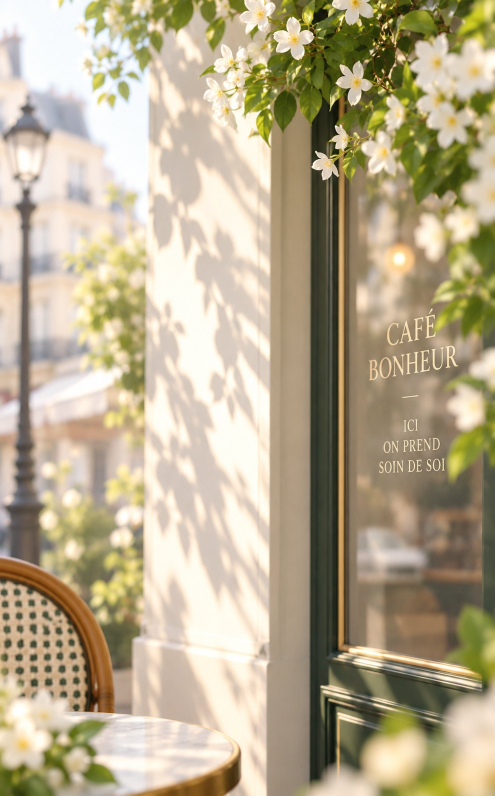
#> input picture src/assets/images/fond-brasserie.jpg, 989 x 1591 px (shown at 1/2 size)
$ python palette-fonds.py
#> lines starting #> are read from the running program, lines starting #| are printed output that depends on the picture
#!/usr/bin/env python3
"""
LA PALETTE DE CHAQUE FOND DE PAGE (2026-09-20 au soir, « a part le theme
par defaut, calcule changement couleur logo et header selon image de fond
choisie ») : pour chaque fond sauf le fond par défaut (« Fleurs »), ce script
LIT L'IMAGE et en tire la teinte dominante vive, puis écrit, dans
`src/themes/fonds-palette.css`, les jetons du logo et de l'entête pour
`.page--fond-<id>` — les mêmes jetons que le ciel de la V1 rebranchait le
2026-09-20 : les trois bleus de la pastille, l'encre de G et LOW, l'accent
de L/P/1 et de la devise, l'encre des pastilles de l'entête — et l'encre
des textes posés à même le fond (le salut, le titre de page).

CALCULÉ ICI, UNE FOIS, PAS DANS LE NAVIGATEUR : le résultat est une feuille
de jetons lisible et versionnée, qu'on peut relire, corriger, et qui ne
coûte rien à l'écran. Se relance à chaque fond ajouté :

    python3 scripts/palette-fonds.py

La teinte : l'angle moyen (vectoriel) des pixels vifs — saturation et
valeur assez hautes —, pondéré par leur saturation ; un fond sans pixel vif
(gris, blanc) prend une teinte neutre. Le clair ou le sombre : la
luminance moyenne du haut de l'image, là où l'entête se pose — sombre, les
encres s'inversent en clair.
"""
from __future__ import annotations

import colorsys
import math
from pathlib import Path

from PIL import Image

RACINE = Path(__file__).resolve().parent.parent
IMAGES = RACINE / 'src' / 'assets' / 'images'
SORTIE = RACINE / 'src' / 'themes' / 'fonds-palette.css'

# Les fonds, par identifiant de `src/app/fonds.ts`, et leur fichier. Le fond
# par défaut, `photo` (Fleurs), garde les couleurs du thème : il n'est pas là.
FONDS = {
    'ciel': 'fond-brasserie.jpg',
    'nature-printaniere': 'fond-nature-printaniere.jpg',
    'coucher-de-soleil': 'fond-coucher-de-soleil.jpg',
    'bord-de-mer': 'fond-bord-de-mer.jpg',
    'foret': 'fond-foret.jpg',
    'cafe-parisien': 'fond-cafe-parisien.jpg',
    'nuit-etoilee': 'fond-nuit-etoilee.jpg',
    'minimaliste-clair': 'fond-minimaliste-clair.jpg',
    'aquarelle': 'fond-aquarelle.jpg',
    'montagnes': 'fond-montagnes.jpg',
    'abstrait-glow': 'fond-abstrait-glow.jpg',
}


def teinte_dominante(image: Image.Image) -> tuple[float, float]:
    """L'angle de teinte dominant (0–360) des pixels vifs, et la part de pixels
    vifs (0–1). Moyenne vectorielle pondérée par la saturation : deux teintes
    voisines se renforcent, deux opposées s'annulent — pas d'histogramme à
    cases arbitraires."""
    petite = image.convert('RGB').resize((96, int(96 * image.height / image.width)))
    pixels = petite.load()
    x = y = 0.0
    vifs = 0
    total = 0
    for r, g, b in (pixels[i, j] for j in range(petite.height) for i in range(petite.width)):
        total += 1
        h, s, v = colorsys.rgb_to_hsv(r / 255, g / 255, b / 255)
        if s < 0.28 or v < 0.25:
            continue
        vifs += 1
        x += s * math.cos(h * 2 * math.pi)
        y += s * math.sin(h * 2 * math.pi)
    if vifs == 0:
        return 210.0, 0.0
    angle = math.degrees(math.atan2(y, x)) % 360
    return angle, vifs / total


def luminance_du_haut(image: Image.Image) -> float:
    """La luminance moyenne (0–1) du quart supérieur : là où l'entête se pose."""
    petite = image.convert('RGB').resize((64, 64))
    pixels = petite.load()
    valeurs = [pixels[i, j] for j in range(16) for i in range(64)]
    return sum(0.2126 * r + 0.7152 * g + 0.0722 * b for r, g, b in valeurs) / (len(valeurs) * 255)


def hsl(h: float, s: float, l: float) -> str:
    """Une couleur CSS `hsl()`, arrondie."""
    return f'hsl({round(h)} {round(s * 100)}% {round(l * 100)}%)'


def palette(h: float, part_vive: float, sombre: bool) -> dict[str, str]:
    """Les jetons pour une teinte. Peu de pixels vifs : la palette se désature
    d'autant, pour ne pas peindre un logo criard sur un fond doux."""
    s = 0.35 + 0.45 * min(1.0, part_vive * 2)
    if sombre:
        # Les pastilles de l'entête restent blanches à encre sombre : leur
        # encre n'est pas touchée. Les textes à même le fond passent en clair.
        return {
            '--logo-from': hsl(h, s, 0.55),
            '--logo-via': hsl(h, s, 0.38),
            '--logo-to': hsl(h, s * 0.8, 0.82),
            '--marque-degrade-debut': hsl(h, s * 0.5, 0.96),
            '--marque-degrade-fin': hsl(h, s * 0.5, 0.96),
            '--marque-accent': hsl(h, s * 0.7, 0.82),
            '--devise-encre': hsl(h, s * 0.7, 0.82),
            '--fond-encre': hsl(h, s * 0.4, 0.97),
        }
    encre = hsl(h, s * 0.8, 0.16)
    return {
        '--logo-from': hsl(h, s, 0.48),
        '--logo-via': hsl(h, s, 0.28),
        '--logo-to': hsl(h, s * 0.8, 0.72),
        '--marque-degrade-debut': encre,
        '--marque-degrade-fin': encre,
        '--marque-accent': hsl(h, s, 0.32),
        '--devise-encre': hsl(h, s, 0.32),
        '--rond-encre': hsl(h, s * 0.8, 0.2),
        '--fond-encre': encre,
    }


def main() -> None:
    lignes = [
        '/* ENGENDRÉ PAR `scripts/palette-fonds.py` — ne pas éditer à la main, relancer',
        '   le script. LA PALETTE DE CHAQUE FOND (2026-09-20 au soir, « a part le',
        '   theme par defaut, calcule changement couleur logo et header selon image',
        "   de fond choisie ») : les jetons du logo et de l'entête, tirés de la",
        "   teinte dominante vive de l'image ; encres claires sur un haut d'image",
        '   sombre. Le fond par défaut, « Fleurs », garde les couleurs du thème.',
        "   Deux classes, comme `.page--fond-<id>` : pour battre la feuille du",
        '   thème. */',
        '',
    ]
    for identifiant, fichier in FONDS.items():
        image = Image.open(IMAGES / fichier)
#> image is the input picture: PIL image 989x1591 RGB; mean R, G, B 183.2, 170.8, 142.1
        h, part = teinte_dominante(image)
#> in teinte_dominante, `petite = image.convert('RGB').resize((96, int(96 * image.height / imag..`:
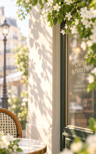
#> petite: PIL image 96x154 RGB; mean R, G, B 183.2, 170.8, 142.1
#> the loop in teinte_dominante, `for r, g, b in (pixels[i, j] for j in range(petite.height) for i in ra..` made 14784 passes
#> (r, g, b, h, s, v, x, y) on passes 12, 19, 20: (238, 232, 170, 0.152, 0.286, 0.933, 0.165, 0.233), (197, 196, 105, 0.165, 0.467, 0.773, 0.403, 0.635), (160, 161, 82, 0.169, 0.491, 0.631, 0.643, 1.06)
#> after the loop in teinte_dominante, `for r, g, b in (pixels[i, j] for j in range(petite.height) for i in ra..`: total = 14784; vifs = 5340; x = 1551; y = 1765.6
#> in teinte_dominante, `angle = math.degrees(math.atan2(y, x)) % 360`: angle = 48.7
#> h = 48.7; part = 0.361
        lum = luminance_du_haut(image)
#> in luminance_du_haut, `petite = image.convert('RGB').resize((64, 64))`:
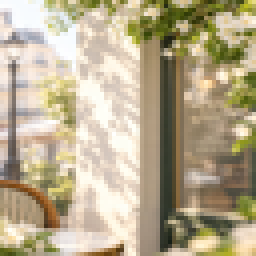
#> petite: PIL image 64x64 RGB (shown 4 times larger); mean R, G, B 183.2, 170.8, 142.1
#> in luminance_du_haut, `valeurs = [pixels[i, j] for j in range(16) for i in range(64)]`: valeurs = 1024 items, first 6: (248, 251, 253), (250, 251, 253), (248, 251, 254), (247, 251, 254), (247, 251, 254), (247, 251, 254)
#> lum = 0.693
        sombre = lum < 0.45
#> sombre = False
        jetons = palette(h, part, sombre)
#> in palette, `s = 0.35 + 0.45 * min(1.0, part_vive * 2)`: s = 0.675
#> in palette, `encre = hsl(h, s * 0.8, 0.16)`: encre = 'hsl(49 54% 16%)'
#> jetons = 9 items
        lignes.append(
            f'/* {fichier} — teinte {round(h)}°, {round(part * 100)} % de pixels vifs, '
            f"haut {'sombre' if sombre else 'clair'} ({lum:.2f}). */"
        )
        lignes.append(f'.page.page--fond-{identifiant} {{')
        lignes.extend(f'  {nom}: {valeur};' for nom, valeur in jetons.items())
        lignes.append('}')
        lignes.append('')
#> pass 2 of the loop in main, `for identifiant, fichier in FONDS.items():`:
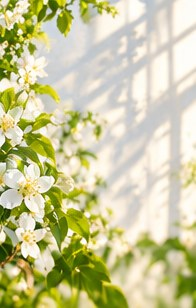
#> input picture src/assets/images/fond-nature-printaniere.jpg, 196 x 308 px
#> in main, image is the input picture: PIL image 196x308 RGB; mean R, G, B 202.2, 200.3, 154.7
#> in teinte_dominante (call 2), `petite = image.convert('RGB').resize((96, int(96 * image.height / imag..`:
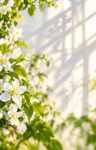
#> petite: PIL image 96x150 RGB; mean R, G, B 202.2, 200.3, 154.7
#> the loop in teinte_dominante (call 2), `for r, g, b in (pixels[i, j] for j in range(petite.height) for i in ra..` made 14400 passes
#> (r, g, b, h, s, v, x, y) on passes 1, 5, 6: (208, 207, 131, 0.165, 0.37, 0.816, 0.189, 0.318), (172, 188, 95, 0.195, 0.495, 0.737, 0.356, 0.784), (100, 121, 0, 0.196, 1, 0.475, 0.691, 1.73)
#> in luminance_du_haut (call 2), `petite = image.convert('RGB').resize((64, 64))`:
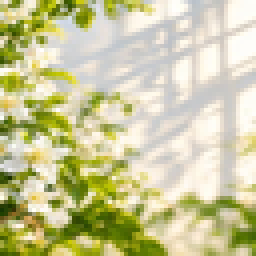
#> petite: PIL image 64x64 RGB (shown 4 times larger); mean R, G, B 202.2, 200.3, 154.7
#> pass 3 of the loop in main, `for identifiant, fichier in FONDS.items():`:
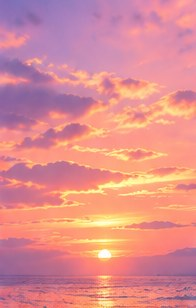
#> input picture src/assets/images/fond-coucher-de-soleil.jpg, 196 x 308 px
#> in main, image is the input picture: PIL image 196x308 RGB; mean R, G, B 221.7, 141.4, 143.4
#> in luminance_du_haut (call 3), `petite = image.convert('RGB').resize((64, 64))`:
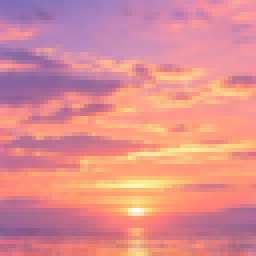
#> petite: PIL image 64x64 RGB (shown 4 times larger); mean R, G, B 221.7, 141.4, 143.4
#> the loop made 7 passes; the first 3 are shown
    SORTIE.write_text('\n'.join(lignes).rstrip('\n') + '\n', encoding='utf-8')
    print(f'écrit {SORTIE.relative_to(RACINE)} ({len(FONDS)} fonds)')


if __name__ == '__main__':
#> (the run stopped early here; a loop or call above may not have finished)
